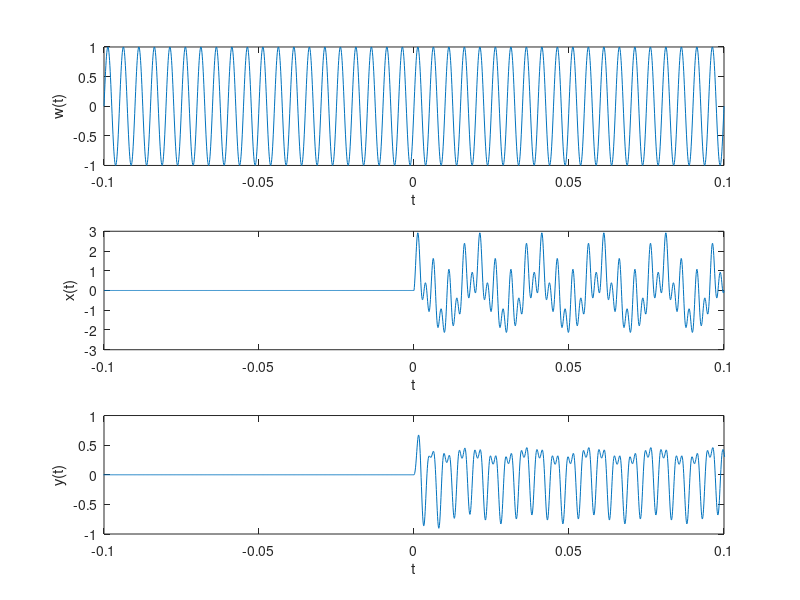

Here is the MATLAB script that generated this plot:

x = @(t) (cos(100*pi*t) + sin(400*pi*t) - cos(800*pi*t)).*(t>=0);
h = @(t) (400*exp(-200*t)*cos(500*pi*t)).*(t>=0);

dT=0.0001;
t = -0.1:dT:0.1;
wt = NaN(1, length (t)); 
xt = NaN(1, length (t)); 
ht = NaN(1, length (t)); 
for i=1:length(t)
    t_i = t(i);
    wt(i) = sin(400*pi*t_i);
    xt(i) = x(t_i);
    ht(i) = h(t_i);
end
yt = conv(xt,ht)*dT; 

%%%%%%

subplot (3,1,1)
plot(t,wt);
xlabel ('t'); ylabel ('w(t)');

subplot (3,1,2)
plot(t,xt);
xlabel ('t'); ylabel ('x(t)');

ty = -0.2:dT:0.2;
subplot (3,1,3)
plot(ty,yt);
xlabel ('t'); ylabel ('y(t)');
axis ([-0.1 0.1 -1 1]);